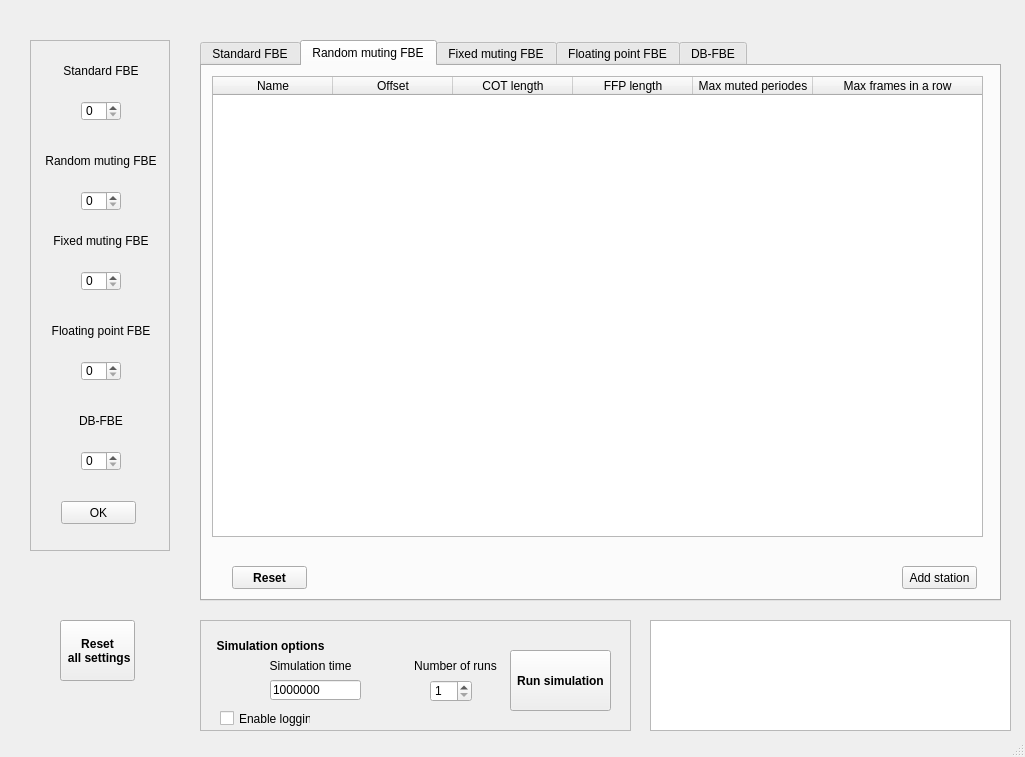
<?xml version="1.0" encoding="UTF-8"?>
<ui version="4.0">
 <class>MainWindow</class>
 <widget class="QMainWindow" name="MainWindow">
  <property name="geometry">
   <rect>
    <x>0</x>
    <y>0</y>
    <width>1025</width>
    <height>757</height>
   </rect>
  </property>
  <property name="windowTitle">
   <string>MainWindow</string>
  </property>
  <widget class="QWidget" name="centralwidget">
   <widget class="QScrollArea" name="scrollArea">
    <property name="geometry">
     <rect>
      <x>30</x>
      <y>40</y>
      <width>140</width>
      <height>511</height>
     </rect>
    </property>
    <property name="widgetResizable">
     <bool>true</bool>
    </property>
    <widget class="QWidget" name="scrollAreaWidgetContents">
     <property name="geometry">
      <rect>
       <x>0</x>
       <y>0</y>
       <width>138</width>
       <height>509</height>
      </rect>
     </property>
     <widget class="QLabel" name="label_5">
      <property name="geometry">
       <rect>
        <x>10</x>
        <y>360</y>
        <width>120</width>
        <height>40</height>
       </rect>
      </property>
      <property name="text">
       <string>DB-FBE</string>
      </property>
      <property name="alignment">
       <set>Qt::AlignCenter</set>
      </property>
     </widget>
     <widget class="QLabel" name="label">
      <property name="geometry">
       <rect>
        <x>10</x>
        <y>10</y>
        <width>120</width>
        <height>40</height>
       </rect>
      </property>
      <property name="text">
       <string>Standard FBE</string>
      </property>
      <property name="alignment">
       <set>Qt::AlignCenter</set>
      </property>
     </widget>
     <widget class="QSpinBox" name="random_muting_fbe_spingbox">
      <property name="geometry">
       <rect>
        <x>50</x>
        <y>150</y>
        <width>40</width>
        <height>20</height>
       </rect>
      </property>
     </widget>
     <widget class="QSpinBox" name="floating_point_fbe_spinbox">
      <property name="geometry">
       <rect>
        <x>50</x>
        <y>320</y>
        <width>40</width>
        <height>20</height>
       </rect>
      </property>
     </widget>
     <widget class="QSpinBox" name="fixed_muting_fbe_spinbox">
      <property name="geometry">
       <rect>
        <x>50</x>
        <y>230</y>
        <width>40</width>
        <height>20</height>
       </rect>
      </property>
     </widget>
     <widget class="QSpinBox" name="db_fbe_spinbox">
      <property name="geometry">
       <rect>
        <x>50</x>
        <y>410</y>
        <width>40</width>
        <height>20</height>
       </rect>
      </property>
     </widget>
     <widget class="QLabel" name="label_4">
      <property name="geometry">
       <rect>
        <x>10</x>
        <y>270</y>
        <width>120</width>
        <height>40</height>
       </rect>
      </property>
      <property name="text">
       <string>Floating point FBE</string>
      </property>
      <property name="alignment">
       <set>Qt::AlignCenter</set>
      </property>
     </widget>
     <widget class="QLabel" name="label_2">
      <property name="geometry">
       <rect>
        <x>10</x>
        <y>100</y>
        <width>120</width>
        <height>40</height>
       </rect>
      </property>
      <property name="text">
       <string>Random muting FBE</string>
      </property>
      <property name="alignment">
       <set>Qt::AlignCenter</set>
      </property>
     </widget>
     <widget class="QLabel" name="label_3">
      <property name="geometry">
       <rect>
        <x>10</x>
        <y>180</y>
        <width>120</width>
        <height>40</height>
       </rect>
      </property>
      <property name="text">
       <string>Fixed muting FBE</string>
      </property>
      <property name="alignment">
       <set>Qt::AlignCenter</set>
      </property>
     </widget>
     <widget class="QSpinBox" name="standard_fbe_spinbox">
      <property name="geometry">
       <rect>
        <x>50</x>
        <y>60</y>
        <width>40</width>
        <height>20</height>
       </rect>
      </property>
     </widget>
     <widget class="QPushButton" name="accept_station_number_button">
      <property name="geometry">
       <rect>
        <x>30</x>
        <y>460</y>
        <width>75</width>
        <height>23</height>
       </rect>
      </property>
      <property name="text">
       <string>OK</string>
      </property>
     </widget>
    </widget>
   </widget>
   <widget class="QTabWidget" name="tabWidget">
    <property name="geometry">
     <rect>
      <x>200</x>
      <y>40</y>
      <width>801</width>
      <height>561</height>
     </rect>
    </property>
    <property name="currentIndex">
     <number>1</number>
    </property>
    <widget class="QWidget" name="tab">
     <attribute name="title">
      <string>Standard FBE</string>
     </attribute>
     <widget class="QTableWidget" name="standard_fbe_table">
      <property name="geometry">
       <rect>
        <x>10</x>
        <y>10</y>
        <width>771</width>
        <height>461</height>
       </rect>
      </property>
      <attribute name="horizontalHeaderCascadingSectionResizes">
       <bool>false</bool>
      </attribute>
      <attribute name="horizontalHeaderStretchLastSection">
       <bool>true</bool>
      </attribute>
      <attribute name="verticalHeaderCascadingSectionResizes">
       <bool>false</bool>
      </attribute>
      <attribute name="verticalHeaderStretchLastSection">
       <bool>false</bool>
      </attribute>
      <column>
       <property name="text">
        <string>Name</string>
       </property>
      </column>
      <column>
       <property name="text">
        <string>Offset</string>
       </property>
      </column>
      <column>
       <property name="text">
        <string>COT length</string>
       </property>
      </column>
      <column>
       <property name="text">
        <string>FFP length</string>
       </property>
      </column>
     </widget>
     <widget class="QPushButton" name="reset_standard_fbe_button">
      <property name="geometry">
       <rect>
        <x>30</x>
        <y>500</y>
        <width>75</width>
        <height>23</height>
       </rect>
      </property>
      <property name="font">
       <font>
        <weight>75</weight>
        <bold>true</bold>
       </font>
      </property>
      <property name="text">
       <string>Reset</string>
      </property>
     </widget>
     <widget class="QPushButton" name="add_standard_fbe_station">
      <property name="geometry">
       <rect>
        <x>700</x>
        <y>500</y>
        <width>75</width>
        <height>23</height>
       </rect>
      </property>
      <property name="text">
       <string>Add station</string>
      </property>
     </widget>
    </widget>
    <widget class="QWidget" name="tab_2">
     <attribute name="title">
      <string>Random muting FBE</string>
     </attribute>
     <widget class="QTableWidget" name="random_muting_fbe_table">
      <property name="geometry">
       <rect>
        <x>10</x>
        <y>10</y>
        <width>771</width>
        <height>461</height>
       </rect>
      </property>
      <attribute name="horizontalHeaderCascadingSectionResizes">
       <bool>true</bool>
      </attribute>
      <attribute name="horizontalHeaderDefaultSectionSize">
       <number>120</number>
      </attribute>
      <attribute name="horizontalHeaderStretchLastSection">
       <bool>true</bool>
      </attribute>
      <attribute name="verticalHeaderCascadingSectionResizes">
       <bool>false</bool>
      </attribute>
      <column>
       <property name="text">
        <string>Name</string>
       </property>
      </column>
      <column>
       <property name="text">
        <string>Offset</string>
       </property>
      </column>
      <column>
       <property name="text">
        <string>COT length</string>
       </property>
      </column>
      <column>
       <property name="text">
        <string>FFP length</string>
       </property>
      </column>
      <column>
       <property name="text">
        <string>Max muted periodes</string>
       </property>
      </column>
      <column>
       <property name="text">
        <string>Max frames in a row</string>
       </property>
      </column>
     </widget>
     <widget class="QPushButton" name="reset_random_muting_fbe_button">
      <property name="geometry">
       <rect>
        <x>30</x>
        <y>500</y>
        <width>75</width>
        <height>23</height>
       </rect>
      </property>
      <property name="font">
       <font>
        <weight>75</weight>
        <bold>true</bold>
       </font>
      </property>
      <property name="text">
       <string>Reset</string>
      </property>
     </widget>
     <widget class="QPushButton" name="add_random_muting_fbe_button">
      <property name="geometry">
       <rect>
        <x>700</x>
        <y>500</y>
        <width>75</width>
        <height>23</height>
       </rect>
      </property>
      <property name="text">
       <string>Add station</string>
      </property>
     </widget>
    </widget>
    <widget class="QWidget" name="tab_5">
     <attribute name="title">
      <string>Fixed muting FBE</string>
     </attribute>
     <widget class="QTableWidget" name="fixed_muting_fbe_table">
      <property name="geometry">
       <rect>
        <x>10</x>
        <y>10</y>
        <width>771</width>
        <height>461</height>
       </rect>
      </property>
      <attribute name="horizontalHeaderDefaultSectionSize">
       <number>120</number>
      </attribute>
      <attribute name="horizontalHeaderStretchLastSection">
       <bool>true</bool>
      </attribute>
      <column>
       <property name="text">
        <string>Name</string>
       </property>
      </column>
      <column>
       <property name="text">
        <string>Offset</string>
       </property>
      </column>
      <column>
       <property name="text">
        <string>COT length</string>
       </property>
      </column>
      <column>
       <property name="text">
        <string>FFP length</string>
       </property>
      </column>
      <column>
       <property name="text">
        <string>Max muted periodes</string>
       </property>
      </column>
     </widget>
     <widget class="QPushButton" name="reset_fixed_muting_fbe_button">
      <property name="geometry">
       <rect>
        <x>30</x>
        <y>500</y>
        <width>75</width>
        <height>23</height>
       </rect>
      </property>
      <property name="font">
       <font>
        <weight>75</weight>
        <bold>true</bold>
       </font>
      </property>
      <property name="text">
       <string>Reset</string>
      </property>
     </widget>
     <widget class="QPushButton" name="add_fixed_muting_fbe_button">
      <property name="geometry">
       <rect>
        <x>700</x>
        <y>500</y>
        <width>75</width>
        <height>23</height>
       </rect>
      </property>
      <property name="text">
       <string>Add station</string>
      </property>
     </widget>
    </widget>
    <widget class="QWidget" name="tab_6">
     <attribute name="title">
      <string>Floating point FBE</string>
     </attribute>
     <widget class="QTableWidget" name="floating_fbe_table">
      <property name="geometry">
       <rect>
        <x>10</x>
        <y>10</y>
        <width>771</width>
        <height>461</height>
       </rect>
      </property>
      <attribute name="horizontalHeaderStretchLastSection">
       <bool>true</bool>
      </attribute>
      <column>
       <property name="text">
        <string>Name</string>
       </property>
      </column>
      <column>
       <property name="text">
        <string>Offset</string>
       </property>
      </column>
      <column>
       <property name="text">
        <string>COT length</string>
       </property>
      </column>
      <column>
       <property name="text">
        <string>FFP length</string>
       </property>
      </column>
     </widget>
     <widget class="QPushButton" name="reset_floating_fbe_button">
      <property name="geometry">
       <rect>
        <x>30</x>
        <y>500</y>
        <width>75</width>
        <height>23</height>
       </rect>
      </property>
      <property name="font">
       <font>
        <weight>75</weight>
        <bold>true</bold>
       </font>
      </property>
      <property name="text">
       <string>Reset</string>
      </property>
     </widget>
     <widget class="QPushButton" name="add_floating_fbe_button">
      <property name="geometry">
       <rect>
        <x>700</x>
        <y>500</y>
        <width>75</width>
        <height>23</height>
       </rect>
      </property>
      <property name="text">
       <string>Add station</string>
      </property>
     </widget>
    </widget>
    <widget class="QWidget" name="tab_7">
     <attribute name="title">
      <string>DB-FBE</string>
     </attribute>
     <widget class="QTableWidget" name="db_fbe_table">
      <property name="geometry">
       <rect>
        <x>10</x>
        <y>10</y>
        <width>771</width>
        <height>461</height>
       </rect>
      </property>
      <attribute name="horizontalHeaderDefaultSectionSize">
       <number>120</number>
      </attribute>
      <column>
       <property name="text">
        <string>Name</string>
       </property>
      </column>
      <column>
       <property name="text">
        <string>Offset</string>
       </property>
      </column>
      <column>
       <property name="text">
        <string>COT length</string>
       </property>
      </column>
      <column>
       <property name="text">
        <string>FFP length</string>
       </property>
      </column>
      <column>
       <property name="text">
        <string>Max retransmissions</string>
       </property>
      </column>
      <column>
       <property name="text">
        <string>Init backoff</string>
       </property>
      </column>
      <column>
       <property name="text">
        <string>Threshold</string>
       </property>
      </column>
     </widget>
     <widget class="QPushButton" name="reset_db_fbe_button">
      <property name="geometry">
       <rect>
        <x>30</x>
        <y>500</y>
        <width>75</width>
        <height>23</height>
       </rect>
      </property>
      <property name="font">
       <font>
        <weight>75</weight>
        <bold>true</bold>
       </font>
      </property>
      <property name="text">
       <string>Reset</string>
      </property>
     </widget>
     <widget class="QPushButton" name="add_db_fbe_button">
      <property name="geometry">
       <rect>
        <x>700</x>
        <y>500</y>
        <width>75</width>
        <height>23</height>
       </rect>
      </property>
      <property name="text">
       <string>Add station</string>
      </property>
     </widget>
    </widget>
   </widget>
   <widget class="QFrame" name="frame">
    <property name="geometry">
     <rect>
      <x>200</x>
      <y>620</y>
      <width>431</width>
      <height>111</height>
     </rect>
    </property>
    <property name="frameShape">
     <enum>QFrame::StyledPanel</enum>
    </property>
    <property name="frameShadow">
     <enum>QFrame::Raised</enum>
    </property>
    <property name="lineWidth">
     <number>1</number>
    </property>
    <widget class="QSpinBox" name="number_of_runs_spinbox">
     <property name="geometry">
      <rect>
       <x>230</x>
       <y>60</y>
       <width>42</width>
       <height>22</height>
      </rect>
     </property>
     <property name="minimum">
      <number>1</number>
     </property>
     <property name="maximum">
      <number>10</number>
     </property>
    </widget>
    <widget class="QLabel" name="label_6">
     <property name="geometry">
      <rect>
       <x>10</x>
       <y>10</y>
       <width>121</width>
       <height>31</height>
      </rect>
     </property>
     <property name="font">
      <font>
       <weight>75</weight>
       <bold>true</bold>
      </font>
     </property>
     <property name="text">
      <string>Simulation options</string>
     </property>
     <property name="alignment">
      <set>Qt::AlignCenter</set>
     </property>
    </widget>
    <widget class="QLabel" name="label_7">
     <property name="geometry">
      <rect>
       <x>60</x>
       <y>30</y>
       <width>101</width>
       <height>31</height>
      </rect>
     </property>
     <property name="text">
      <string>Simulation time</string>
     </property>
     <property name="alignment">
      <set>Qt::AlignCenter</set>
     </property>
    </widget>
    <widget class="QCheckBox" name="enable_logging_checkbox">
     <property name="geometry">
      <rect>
       <x>20</x>
       <y>90</y>
       <width>91</width>
       <height>17</height>
      </rect>
     </property>
     <property name="text">
      <string>Enable logging</string>
     </property>
    </widget>
    <widget class="QLineEdit" name="simulation_time_input">
     <property name="geometry">
      <rect>
       <x>70</x>
       <y>60</y>
       <width>91</width>
       <height>20</height>
      </rect>
     </property>
     <property name="text">
      <string>1000000</string>
     </property>
     <property name="placeholderText">
      <string>[μs]</string>
     </property>
    </widget>
    <widget class="QLabel" name="label_8">
     <property name="geometry">
      <rect>
       <x>190</x>
       <y>30</y>
       <width>131</width>
       <height>31</height>
      </rect>
     </property>
     <property name="text">
      <string>Number of runs</string>
     </property>
     <property name="alignment">
      <set>Qt::AlignCenter</set>
     </property>
    </widget>
    <widget class="QPushButton" name="run_simulation_button">
     <property name="geometry">
      <rect>
       <x>310</x>
       <y>30</y>
       <width>101</width>
       <height>61</height>
      </rect>
     </property>
     <property name="font">
      <font>
       <weight>75</weight>
       <bold>true</bold>
      </font>
     </property>
     <property name="text">
      <string>Run simulation</string>
     </property>
    </widget>
   </widget>
   <widget class="QPushButton" name="reset_all_settings_button">
    <property name="geometry">
     <rect>
      <x>60</x>
      <y>620</y>
      <width>75</width>
      <height>61</height>
     </rect>
    </property>
    <property name="font">
     <font>
      <weight>75</weight>
      <bold>true</bold>
     </font>
    </property>
    <property name="layoutDirection">
     <enum>Qt::LeftToRight</enum>
    </property>
    <property name="styleSheet">
     <string notr="true">white-space: normal;</string>
    </property>
    <property name="text">
     <string>Reset 
 all settings</string>
    </property>
    <property name="autoExclusive">
     <bool>false</bool>
    </property>
   </widget>
   <widget class="QTextBrowser" name="textBrowser">
    <property name="geometry">
     <rect>
      <x>650</x>
      <y>620</y>
      <width>361</width>
      <height>111</height>
     </rect>
    </property>
   </widget>
  </widget>
  <widget class="QStatusBar" name="statusbar"/>
 </widget>
 <resources/>
 <connections/>
</ui>
